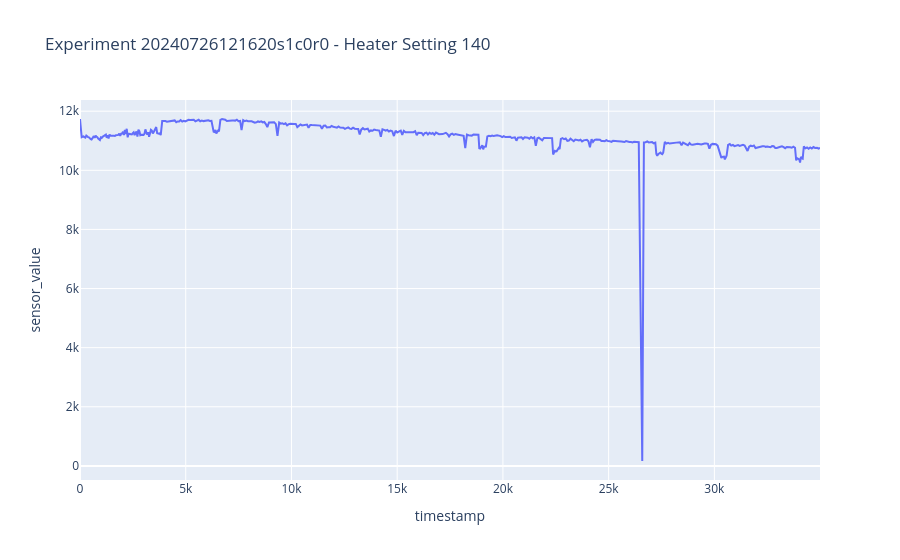

Here is the notebook cell this chart was saved with:
### Markdown cell above
## Retrieve with index

### Code cell
# plot one specific group with plotly
import plotly.express as px

# Group by 'experiment_id' and 'heater_setting'
grouped_ts = df_ts.groupby(['experiment_id', 'heater_setting'], as_index=False, group_keys=False)

# Convert the groups to a list
groups = list(grouped_ts.groups.keys())

# Use the index to get the specific group
index = 0  # Replace with the desired index
experiment_id_value, heater_setting_value = groups[index]

# Fetch the specific group
group = grouped_ts.get_group((experiment_id_value, heater_setting_value))

# Now you can plot this group
fig = px.line(group, x='timestamp', y='sensor_value', title=f'Experiment {experiment_id_value} - Heater Setting {heater_setting_value}')
fig.show()

### Figure 1 — Plotly figure (JSON) as saved in the notebook; plotly's stock layout.template omitted (floating-point values rounded to 4 significant figures; data arrays with more than 128 entries replaced by an {"elided": "..."} marker saying what was removed)
{"data": [{"hovertemplate": "timestamp=%{x}<br>sensor_value=%{y}<extra></extra>", "legendgroup": "", "line": {"color": "#636efa", "dash": "solid"}, "marker": {"symbol": "circle"}, "mode": "lines", "name": "", "orientation": "v", "showlegend": false, "type": "scatter", "x": {"elided": "473 int values"}, "xaxis": "x", "y": {"elided": "473 int values"}, "yaxis": "y"}], "layout": {"legend": {"tracegroupgap": 0}, "title": {"text": "Experiment 20240726121620s1c0r0 - Heater Setting 140"}, "xaxis": {"anchor": "y", "domain": [0, 1], "title": {"text": "timestamp"}}, "yaxis": {"anchor": "x", "domain": [0, 1], "title": {"text": "sensor_value"}}}}
